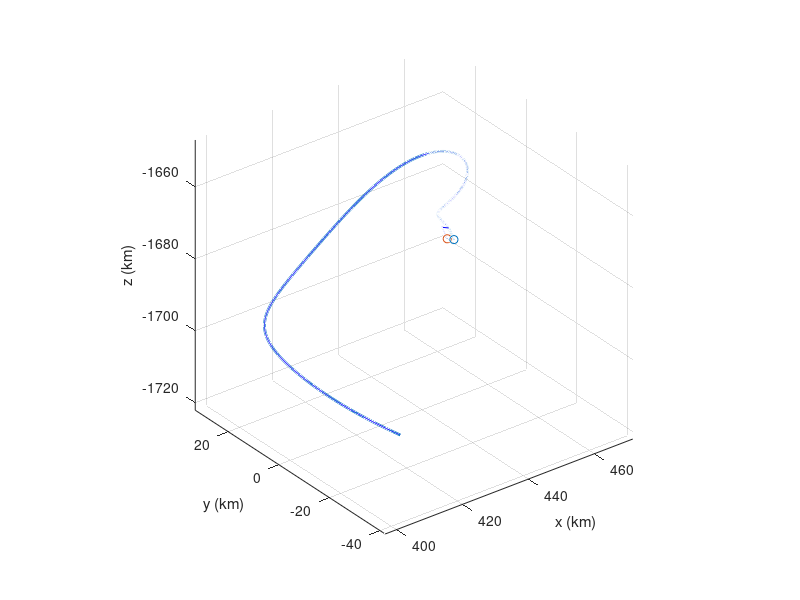
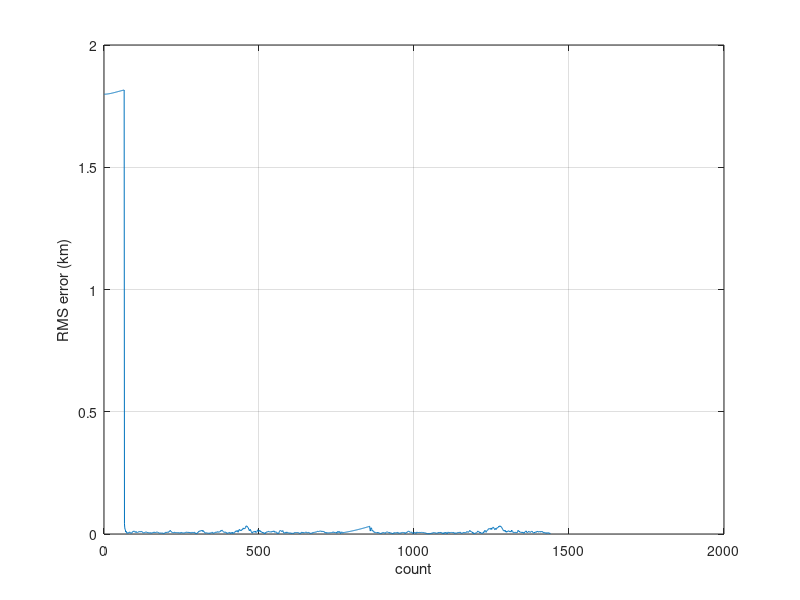

These charts were generated, in order, by the following MATLAB code:
%% reset
clc, clear, close all;

%% data
true = importdata("true.csv");
est  = importdata("est.csv");
% true = true ./ 1000; est = est ./ 1000; % convert to km
err = true - est;
err = sqrt(sum(err(1:3,:).^2, 1));

%% plot
n = length(true);
% n = 600

figure(1);
scatter3(true(1,1), true(2,1), true(3,1), 'go'); hold on;
scatter3(est(1,1), est(2,1), est(3,1), 'ro');
%scatter3(est(1,end), est(2,end), est(3,end), 'rx');
plot3(est(1,1:n), est(2,1:n), est(3,1:n), 'b');
plot3(true(1,1:n), true(2,1:n), true(3,1:n), 'LineWidth', 2);
grid on; axis equal;

rad = 1737.400;             % km, lunar radius
% moon
% [I, map] = imread("lroc_color_poles_1k.jpg");
% [xx, yy, zz] = ellipsoid(0, 0, 0, rad, rad, rad);
% globe = surf(xx, yy, -zz);
% set(globe, 'FaceColor', 'texturemap', 'CData', I, 'FaceAlpha', 1, ...
%     'EdgeColor', 'none');

xlabel("x (km)"); ylabel("y (km)"); zlabel("z (km)");

figure(2);
plot(1:length(err), err);
grid on;
xlabel("count"); ylabel("RMS error (km)");